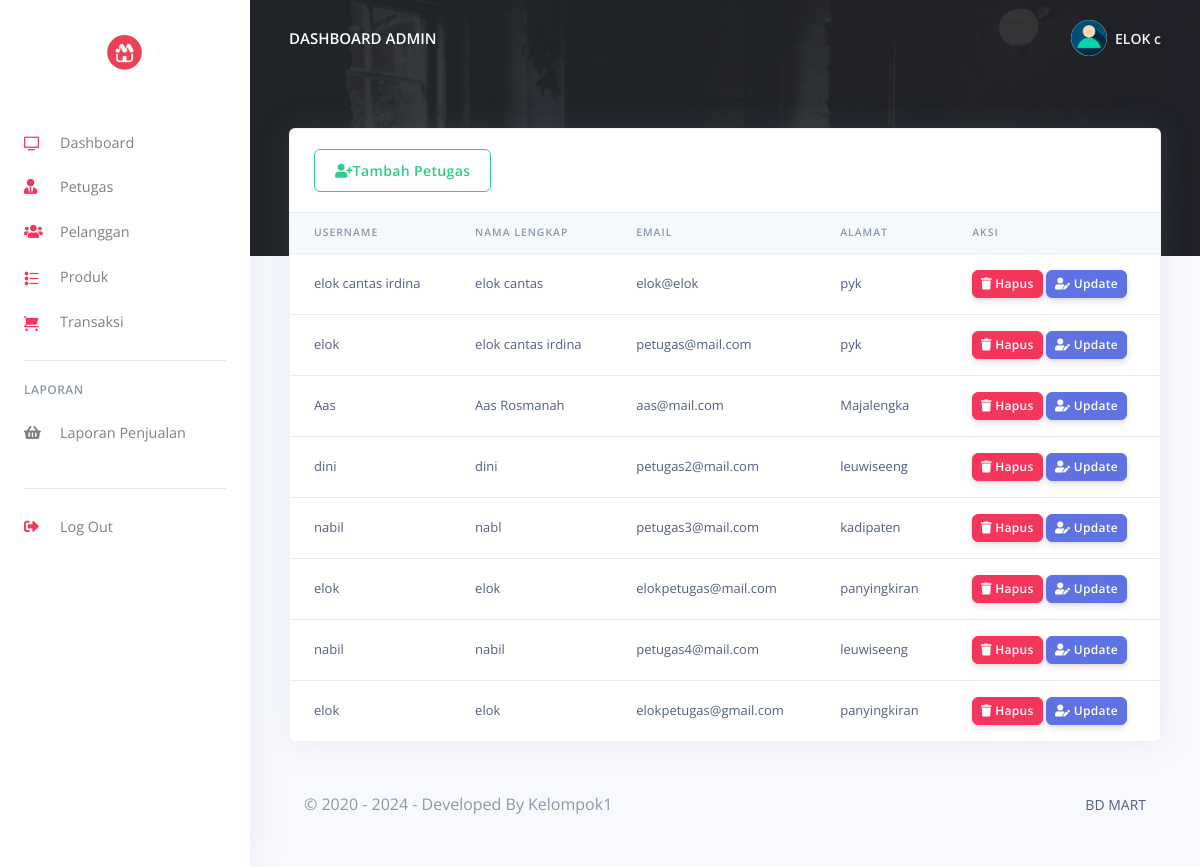
Page /pos/admin/hrm.php (signed in) on the committed database.
### tables this page shows
CREATE TABLE `user` (
  `UserID` int(11) NOT NULL,
  `Username` varchar(255) NOT NULL,
  `Password` varchar(255) NOT NULL,
  `Email` varchar(255) NOT NULL,
  `NamaLengkap` varchar(255) NOT NULL,
  `Alamat` varchar(200) NOT NULL,
  `level` enum('admin','petugas') NOT NULL
);

### pos/admin/hrm.php (the view, shortened to what this page needs)
<?php
include('config/checklogin.php');
require_once('partials/_head.php');
?>
<body>
  <?php
  require_once('partials/_sidebar.php');
  ?>
  <div class="main-content">
    <?php
    require_once('partials/_topnav.php');
    ?>
    <div class="container-fluid mt--8">
      <div class="row">
        <div class="col">
          <div class="card shadow">
            <div class="card-header border-0">
              <a href="add_staff.php" class="btn btn-outline-success"><i class="fas fa-user-plus"></i>Tambah Petugas</a>
            </div>
            <div class="table-responsive">
              <table class="table align-items-center table-flush">
                <thead class="thead-light">
                  <tr>
                    <th scope="col">Username</th>
                    <th scope="col">Nama lengkap</th>
                    <th scope="col">Email</th>
                    <th scope="col">Alamat</th>
                    <th scope="col">Aksi</th>
                  </tr>
                </thead>
                <tbody>
                  <?php
                  $ret = "SELECT * FROM  user WHERE level='petugas' ";
                  $stmt = $mysqli->prepare($ret);
                  $stmt->execute();
                  $res = $stmt->get_result();
                  while ($staff = $res->fetch_object()) {
                  ?>
                    <tr>
                      <td><?php echo $staff->Username; ?></td>
                      <td><?php echo $staff->NamaLengkap; ?></td>
                      <td><?php echo $staff->Email; ?></td>
                      <td><?php echo $staff->Alamat; ?></td>
                      <td>
                        <a href="hrm.php?delete=<?php echo $staff->UserID; ?>">
                          <button class="btn btn-sm btn-danger">
                            <i class="fas fa-trash"></i>
                            Hapus
                          </button>
                        </a>
                        <a href="update_staff.php?update=<?php echo $staff->UserID; ?>">
                          <button class="btn btn-sm btn-primary">
                            <i class="fas fa-user-edit"></i>
                            Update
                          </button>
                        </a>
                      </td>
                    </tr>
                  <?php } ?>
                </tbody>
              </table>
            </div>
          </div>
        </div>
      </div>
      <?php
      require_once('partials/_footer.php');
      ?>
    </div>
  </div>
</body>
</html>

### pos/admin/partials/_sidebar.php (shortened to what this page needs)
<?php
$UserID = $_SESSION['UserID'];
$ret = "SELECT * FROM  user  WHERE UserID = '$UserID'";
$stmt = $mysqli->prepare($ret);
$stmt->execute();
$res = $stmt->get_result();
while ($admin = $res->fetch_object()) {
?>
  <nav class="navbar navbar-vertical fixed-left navbar-expand-md navbar-light bg-white" id="sidenav-main">
    <div class="container-fluid">
      <a class="navbar-brand" href="dashboard.php">
        <img src="assets/img/brand/logo.jpg" class="navbar-brand-img img-fluid" alt="...">
      </a>
      <div class="collapse navbar-collapse" id="sidenav-collapse-main">
        <ul class="navbar-nav">
          <li class="nav-item">
            <a class="nav-link" href="dashboard.php">
              <i class="ni ni-tv-2 text-danger"></i> Dashboard
            </a>
          </li>
          <li class="nav-item">
            <a class="nav-link" href="hrm.php">
              <i class="fas fa-user-tie text-danger"></i> Petugas
            </a>
          </li>
          <li class="nav-item">
            <a class="nav-link" href="customes.php">
              <i class="fas fa-users text-danger"></i> Pelanggan
            </a>
          </li>
          <li class="nav-item">
            <a class="nav-link" href="products.php">
              <i class="ni ni-bullet-list-67 text-danger"></i>Produk
            </a>
          </li>
          <li class="nav-item">
            <a class="nav-link" href="orders.php">
              <i class="ni ni-cart text-danger"></i> Transaksi
            </a>
          </li>
        </ul>
        <hr class="my-3">
        <h6 class="navbar-heading text-muted">Laporan</h6>
        <ul class="navbar-nav mb-md-3">
          <li class="nav-item">
            <a class="nav-link" href="report.php">
              <i class="fas fa-shopping-basket"></i> Laporan Penjualan
            </a>
          </li>
        </ul>
        <hr class="my-3">
        <ul class="navbar-nav mb-md-3">
          <li class="nav-item">
            <a class="nav-link" href="logout.php">
              <i class="fas fa-sign-out-alt text-danger"></i> Log Out
            </a>
          </li>
        </ul>
      </div>
    </div>
  </nav>
<?php } ?>

### pos/admin/partials/_topnav.php (shortened to what this page needs)
<?php
$UserID = $_SESSION['UserID'];
$ret = "SELECT * FROM  user  WHERE UserID = '$UserID'";
$stmt = $mysqli->prepare($ret);
$stmt->execute();
$res = $stmt->get_result();
while ($admin = $res->fetch_object()) {
?>
    <nav class="navbar navbar-top navbar-expand-md navbar-dark" id="navbar-main">
        <div class="container-fluid">
            <a class="h4 mb-0 text-white text-uppercase d-none d-lg-inline-block" href="dashboard.php">Dashboard Admin</a>
            <ul class="navbar-nav align-items-center d-none d-md-flex">
                <li class="nav-item dropdown">
                    <a class="nav-link pr-0" href="#" role="button" data-toggle="dropdown" aria-haspopup="true" aria-expanded="false">
                        <div class="media align-items-center">
                            <span class="avatar avatar-sm rounded-circle">
                                <img alt="Image placeholder" src="assets/img/theme/user-a-min.png">
                            </span>
                            <div class="media-body ml-2 d-none d-lg-block">
                                <span class="mb-0 text-sm  font-weight-bold"><?php echo $admin->Username; ?></span>
                            </div>
                        </div>
                    </a>
                </li>
            </ul>
        </div>
    </nav>
<?php } ?>

### rows in the picture
user: Username "ELOK c"
user: Username "elok cantas irdina", NamaLengkap "elok cantas", Email "elok@elok", Alamat "pyk"
user: Username "elok", NamaLengkap "elok cantas irdina", Email "petugas@mail.com", Alamat "pyk"
user: Username "Aas", NamaLengkap "Aas Rosmanah", Email "aas@mail.com", Alamat "Majalengka"
user: Username "dini", NamaLengkap "dini", Email "petugas2@mail.com", Alamat "leuwiseeng"
user: Username "nabil", NamaLengkap "nabl", Email "petugas3@mail.com", Alamat "kadipaten"
user: Username "elok", NamaLengkap "elok", Email "elokpetugas@mail.com", Alamat "panyingkiran"
user: Username "nabil", NamaLengkap "nabil", Email "petugas4@mail.com", Alamat "leuwiseeng"
user: Username "elok", NamaLengkap "elok", Email "elokpetugas@gmail.com", Alamat "panyingkiran"
